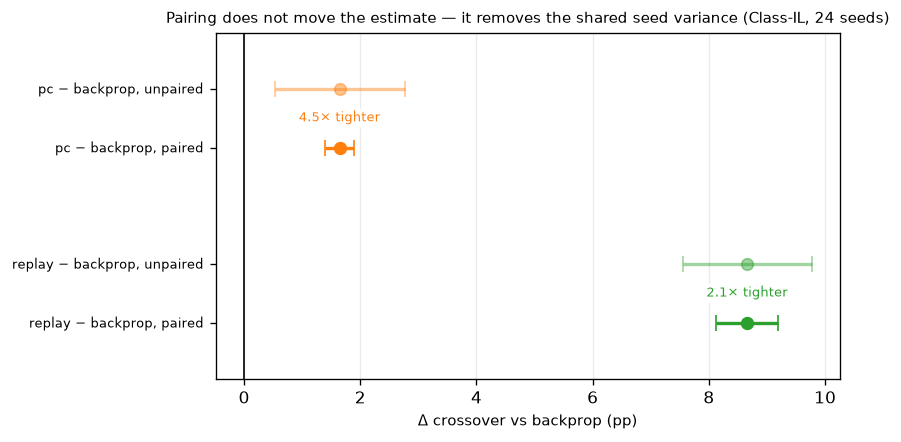

Reproduce this figure in Python.
"""What does pairing on seeds buy, and does it move the answer or only the uncertainty?

900-series PLOT SCRIPT. Loads a saved array, trains nothing. Methods M2, appendix evidence.

ONE PLOT, one grid cell, as script_plan_800_900.md specifies for 906 ("new", source: legacy 69).
Form is 007's SK_PAIR: THE SAME POINT ESTIMATE, TWO ERROR BARS -- unpaired beside paired.

WHY IT MATTERS ENOUGH TO DRAW. Every rule in this project sees the SAME class split and the SAME
initialisation at a given seed, so most of the between-seed variance is shared. Comparing group
means throws that away. The point estimate is identical either way; only the interval changes:

    PC     - backprop   +1.65   unpaired SEM 1.119   paired SEM 0.250   4.5x tighter
    replay - backprop   +8.66   unpaired SEM 1.106   paired SEM 0.533   2.1x tighter

The bars are the argument: unpaired, PC's +1.65 sits well inside its own interval and reads as
nothing. Paired, the same +1.65 is a 6.6-sem effect. Nothing about the runs changed.

⚠ ONE NUMBER IN THE TRACK IS NOT REPRODUCIBLE FROM THIS ARRAY. 007 quotes a shrink of "4.5x in
Class-IL and 11.5x in Domain-IL". The 4.5x reproduces exactly. 69's saved array contains ONE
scenario (24 seeds, switch 840) and no Domain-IL arm, so the 11.5x cannot be re-derived here and
is NOT drawn. Either its source is identified and this script repointed, or the report quotes only
the half that is backed. Do not copy the 11.5x forward on the strength of the 4.5x agreeing.

Styling follows the 300-series scripts: tab: colours, dpi 120, bbox_inches="tight", 9pt labels.
No shared style module.

PROVENANCE
    69_does_the_data_split_confound_the_comparison.npz   PRE-800. 24 seeds, backprop/replay/pc,
    switch at 840, fixed budget. Crossover is recomputed here from the saved accuracy curves with
    src.metrics.crossover rather than read from a stored scalar, so the metric matches every other
    figure in the report.
"""
import sys
from pathlib import Path

ROOT = Path(__file__).resolve().parents[1]
sys.path.insert(0, str(ROOT))

import numpy as np
import matplotlib.pyplot as plt

from src.protocol import figure_path
from src.metrics import crossover, paired_diff

SOURCE = ROOT / "experiments" / "69_does_the_data_split_confound_the_comparison.npz"
METHOD_COLOR = {"pc": "tab:orange", "replay": "tab:green"}       # as 340 already uses


if __name__ == "__main__":
    z = np.load(SOURCE, allow_pickle=True)
    steps, sw = z["steps"], int(z["switch"])
    cx = {}
    for m in z["methods"]:
        a = z[f"argmax_{m}"] * 100.0
        cx[str(m)] = np.array([crossover(steps, a[i, :, 0], a[i, :, 1], after=sw)[1]
                               for i in range(a.shape[0])])

    treatments = ["pc", "replay"]
    fig, ax = plt.subplots(figsize=(7.2, 3.8))
    y = 0.0
    ticks, labels = [], []
    for m in treatments:
        d, se_p, _ = paired_diff(cx[m], cx["backprop"])
        a, b = cx[m], cx["backprop"]
        ok = np.isfinite(a) & np.isfinite(b)
        se_u = np.sqrt(np.var(a[ok], ddof=1) / ok.sum() + np.var(b[ok], ddof=1) / ok.sum())

        ax.errorbar(d, y, xerr=se_u, fmt="o", ms=7, capsize=5, lw=2,
                    color=METHOD_COLOR[m], alpha=0.45)
        ax.errorbar(d, y - 0.42, xerr=se_p, fmt="o", ms=7, capsize=5, lw=2,
                    color=METHOD_COLOR[m])
        ax.annotate(f"{se_u / se_p:.1f}$\\times$ tighter", (d, y - 0.21), xytext=(0, 0),
                    textcoords="offset points", fontsize=8, ha="center", va="center",
                    color=METHOD_COLOR[m],
                    bbox=dict(boxstyle="round,pad=0.18", fc="white", ec="none"))
        ticks += [y, y - 0.42]
        labels += [f"{m} $-$ backprop, unpaired", f"{m} $-$ backprop, paired"]
        y -= 1.25
        print(f"  {m:7s} vs backprop  {d:+5.2f}   unpaired SEM {se_u:.3f}   "
              f"paired SEM {se_p:.3f}   {se_u / se_p:.1f}x tighter")

    ax.axvline(0, color="k", lw=1.0)
    ax.set_yticks(ticks)
    ax.set_yticklabels(labels, fontsize=8)
    ax.set_ylim(min(ticks) - 0.4, max(ticks) + 0.4)
    ax.set_xlabel("$\\Delta$ crossover vs backprop (pp)", fontsize=9)
    ax.grid(alpha=0.25, axis="x")
    ax.set_title("Pairing does not move the estimate — it removes the shared seed variance "
                 "(Class-IL, 24 seeds)", fontsize=9)
    fig.tight_layout()
    out = figure_path(__file__)
    fig.savefig(out, dpi=120, bbox_inches="tight")
    print(f"saved {out}")
